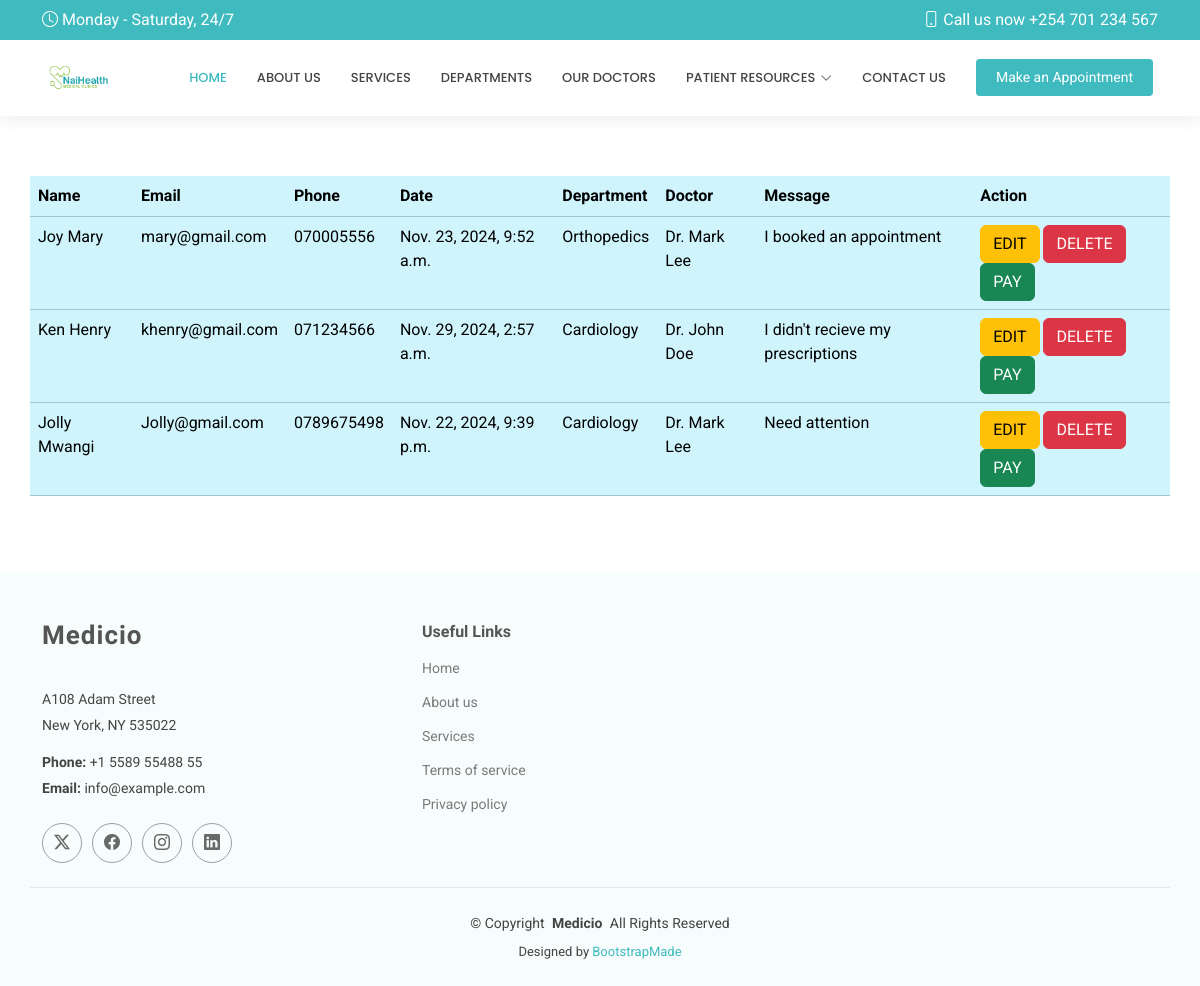
/show/, run on an earlier commit of the app's database.
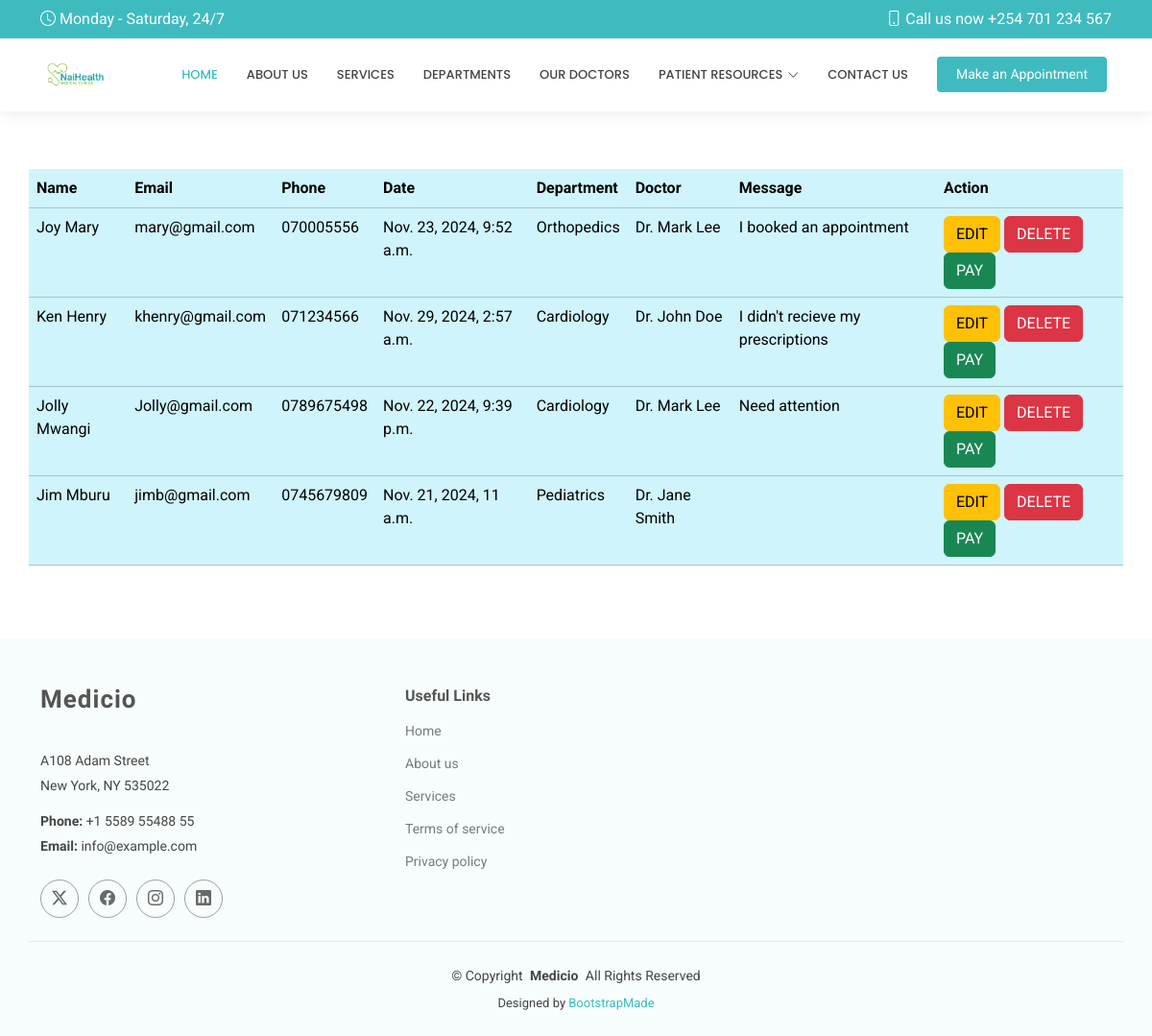
And on a later commit of the database.
### myapp/models.py (models this page shows, shortened)
class Appointment(models.Model):
    name = models.CharField(max_length=200)
    email = models.EmailField()
    phone = models.CharField(max_length=20)
    datetime = models.DateTimeField()
    department = models.CharField(max_length=200)
    doctor = models.CharField(max_length=200)
    message = models.TextField()

### myapp/views.py (the view)
# urls.py: path('show/', views.show, name='show'),
def show(request):
    allappointments = Appointment.objects.all()
    return render(request, 'show.html', {'appointment':allappointments})

### templates/show.html
{% extends 'starter-page.html' %}
{% load static %}
{% block body %}
    <table class="table table-info container">
    <tr>
        <th>Name</th>
        <th>Email</th>
        <th>Phone</th>
        <th>Date</th>
        <th>Department</th>
        <th>Doctor</th>
        <th>Message</th>
        <th>Action</th>
    </tr>
    {% for x in appointment %}
        <tr>
            <td>{{ x.name }}</td>
            <td>{{ x.email }}</td>
            <td>{{ x.phone }}</td>
            <td>{{ x.datetime }}</td>
            <td>{{ x.department }}</td>
            <td>{{ x.doctor }}</td>
            <td>{{ x.message }}</td>
            <td>
                <a href="/edit/{{ x.id }}" class="btn btn-warning">EDIT</a>
                <a href="/delete/{{ x.id }}" class="btn btn-danger">DELETE</a>
                <a href="" class="btn btn-success">PAY</a>
            </td>
        </tr>
    {% endfor %}
    </table>
{% endblock %}

What changed in the data, as far as the page shows it:
added Appointment: name "Jim Mburu", email "jimb@gmail.com", phone "0745679809", datetime "Nov. 21, 2024, 11 a.m.", department "Pediatrics", doctor "Dr. Jane Smith"
